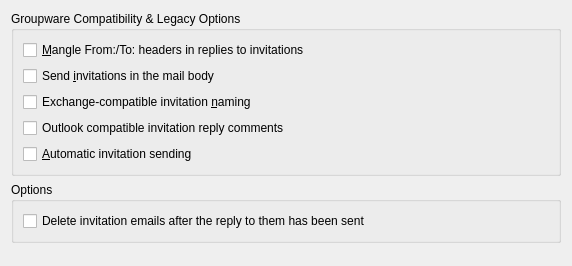
<?xml version="1.0" encoding="UTF-8"?>
<ui version="4.0">
 <class>InvitationSettings</class>
 <widget class="QWidget" name="InvitationSettings">
  <property name="geometry">
   <rect>
    <x>0</x>
    <y>0</y>
    <width>572</width>
    <height>266</height>
   </rect>
  </property>
  <layout class="QVBoxLayout" name="verticalLayout_2">
   <item>
    <widget class="QGroupBox" name="groupBox_2">
     <property name="title">
      <string>Groupware Compatibility &amp;&amp; Legacy Options</string>
     </property>
     <layout class="QVBoxLayout" name="verticalLayout">
      <item>
       <widget class="QCheckBox" name="mLegacyMangleFromTo">
        <property name="toolTip">
         <string>Turn this option on in order to make Outlook(tm) understand your answers to invitation replies</string>
        </property>
        <property name="text">
         <string>&amp;Mangle From:/To: headers in replies to invitations</string>
        </property>
       </widget>
      </item>
      <item>
       <widget class="QCheckBox" name="mLegacyBodyInvites">
        <property name="toolTip">
         <string>Turn this option on in order to make Outlook(tm) understand your answers to invitations</string>
        </property>
        <property name="text">
         <string>Send &amp;invitations in the mail body</string>
        </property>
       </widget>
      </item>
      <item>
       <widget class="QCheckBox" name="mExchangeCompatibleInvitations">
        <property name="toolTip">
         <string>Microsoft Outlook, when used in combination with a Microsoft Exchange server,
has a problem understanding standards-compliant groupware email.
Turn this option on to send groupware invitations in a way that Microsoft Exchange understands.</string>
        </property>
        <property name="text">
         <string>Exchange-compatible invitation &amp;naming</string>
        </property>
       </widget>
      </item>
      <item>
       <widget class="QCheckBox" name="mOutlookCompatibleInvitationComments">
        <property name="toolTip">
         <string>Send invitation reply comments in a way that Microsoft Outlook(tm) understands.</string>
        </property>
        <property name="text">
         <string>Outlook compatible invitation reply comments</string>
        </property>
       </widget>
      </item>
      <item>
       <widget class="QCheckBox" name="mAutomaticSending">
        <property name="toolTip">
         <string>When this is on, the user will not see the mail composer window. Invitation mails are sent automatically.</string>
        </property>
        <property name="text">
         <string>&amp;Automatic invitation sending</string>
        </property>
       </widget>
      </item>
     </layout>
    </widget>
   </item>
   <item>
    <widget class="QGroupBox" name="groupBox_3">
     <property name="title">
      <string>Options</string>
     </property>
     <layout class="QGridLayout" name="gridLayout_2">
      <item row="0" column="0">
       <widget class="QCheckBox" name="mDeleteInvitations">
        <property name="text">
         <string>Delete invitation emails after the reply to them has been sent</string>
        </property>
       </widget>
      </item>
     </layout>
    </widget>
   </item>
   <item>
    <spacer name="verticalSpacer">
     <property name="orientation">
      <enum>Qt::Vertical</enum>
     </property>
     <property name="sizeHint" stdset="0">
      <size>
       <width>20</width>
       <height>40</height>
      </size>
     </property>
    </spacer>
   </item>
  </layout>
 </widget>
 <resources/>
 <connections/>
</ui>
